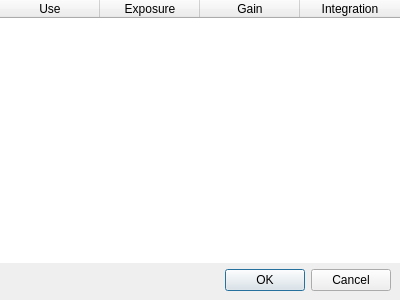
<?xml version="1.0" encoding="UTF-8"?>
<ui version="4.0">
 <class>TargetFilters</class>
 <widget class="QDialog" name="TargetFilters">
  <property name="geometry">
   <rect>
    <x>0</x>
    <y>0</y>
    <width>400</width>
    <height>300</height>
   </rect>
  </property>
  <property name="windowTitle">
   <string/>
  </property>
  <layout class="QVBoxLayout" name="verticalLayout">
   <property name="leftMargin">
    <number>0</number>
   </property>
   <property name="topMargin">
    <number>0</number>
   </property>
   <property name="rightMargin">
    <number>0</number>
   </property>
   <property name="bottomMargin">
    <number>0</number>
   </property>
   <item>
    <widget class="QTableWidget" name="filter_tablewidget">
     <property name="frameShape">
      <enum>QFrame::NoFrame</enum>
     </property>
     <property name="frameShadow">
      <enum>QFrame::Plain</enum>
     </property>
     <column>
      <property name="text">
       <string>Use</string>
      </property>
     </column>
     <column>
      <property name="text">
       <string>Exposure</string>
      </property>
     </column>
     <column>
      <property name="text">
       <string>Gain</string>
      </property>
     </column>
     <column>
      <property name="text">
       <string>Integration</string>
      </property>
     </column>
    </widget>
   </item>
   <item>
    <layout class="QHBoxLayout" name="buttonbox_layout">
     <property name="leftMargin">
      <number>9</number>
     </property>
     <property name="rightMargin">
      <number>9</number>
     </property>
     <property name="bottomMargin">
      <number>9</number>
     </property>
     <item>
      <widget class="QDialogButtonBox" name="buttonbox">
       <property name="orientation">
        <enum>Qt::Horizontal</enum>
       </property>
       <property name="standardButtons">
        <set>QDialogButtonBox::Cancel|QDialogButtonBox::Ok</set>
       </property>
      </widget>
     </item>
    </layout>
   </item>
  </layout>
 </widget>
 <resources/>
 <connections>
  <connection>
   <sender>buttonbox</sender>
   <signal>accepted()</signal>
   <receiver>TargetFilters</receiver>
   <slot>accept()</slot>
   <hints>
    <hint type="sourcelabel">
     <x>248</x>
     <y>254</y>
    </hint>
    <hint type="destinationlabel">
     <x>157</x>
     <y>274</y>
    </hint>
   </hints>
  </connection>
  <connection>
   <sender>buttonbox</sender>
   <signal>rejected()</signal>
   <receiver>TargetFilters</receiver>
   <slot>reject()</slot>
   <hints>
    <hint type="sourcelabel">
     <x>316</x>
     <y>260</y>
    </hint>
    <hint type="destinationlabel">
     <x>286</x>
     <y>274</y>
    </hint>
   </hints>
  </connection>
 </connections>
</ui>
